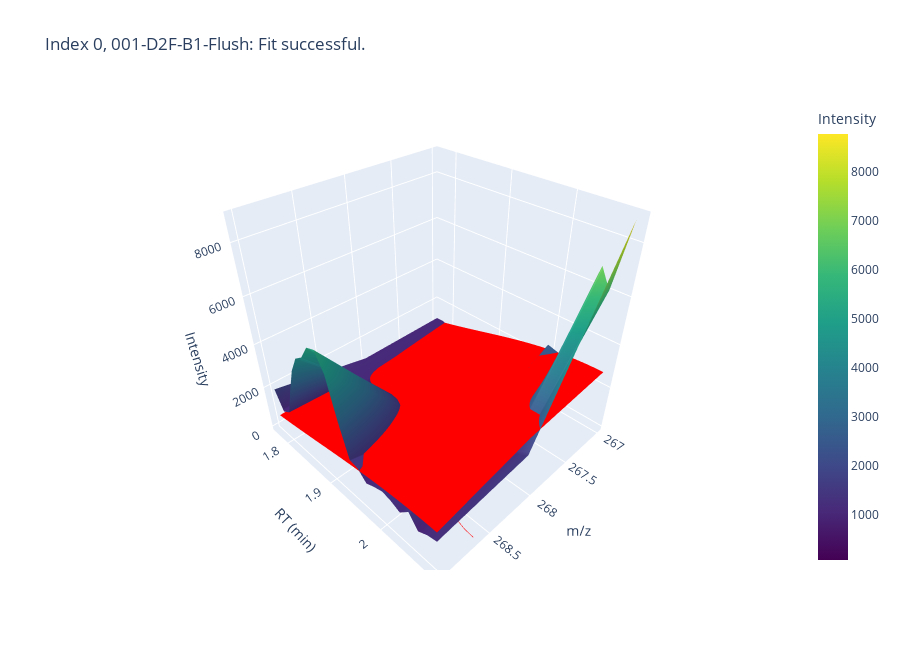

The cell this chart's notebook holds for it:
### Code cell
gauss_fit_plot = analyses.plot_gaussian_fit(indices=[0, 1, 2, 3]) # the same indices passed are the keys to the respective plots in the returned dict
gauss_fit_plot[0].show()
